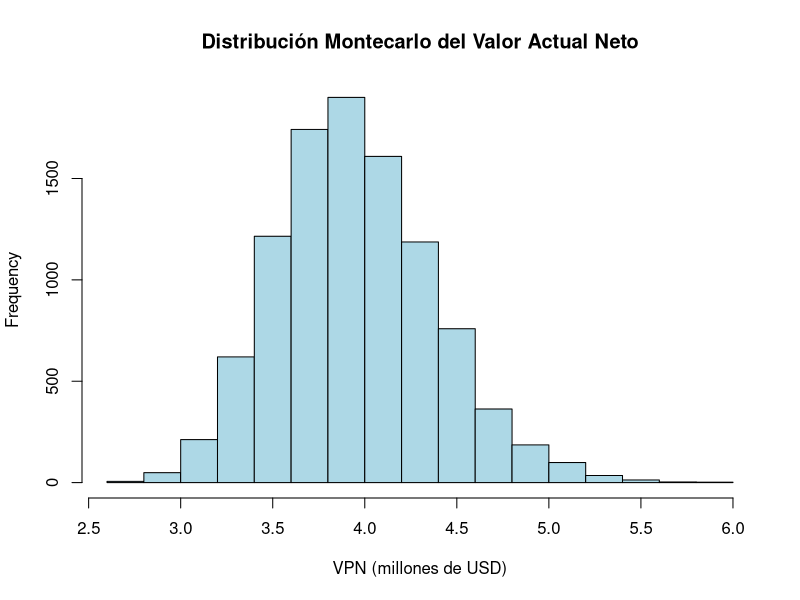

Here is the R script that generated this plot:
## ---- chunk 1
# Instalar paquetes necesarios si no están instalados
if (!require(quantmod)) install.packages("quantmod")
if (!require(dplyr)) install.packages("dplyr")

# Cargar librerías
library(quantmod)
library(dplyr)

# 1. Obtener datos de ingresos históricos trimestrales (extendido con más datos simulados)
set.seed(123)  # Para reproducibilidad
ventas_trimestrales_historicas <- c(
  48000, 50000, 52000, 54000, 56000, 58000, 60000, 62000, 64000, 66000, 
  68000, 70000, 72000, 74000, 76000, 78000, 80000, 82000, 84000, 86000, 
  88000, 90000, 92000, 94000, 96000, 98000, 100000
)  # Ventas simuladas en millones de USD

ventas <- data.frame(Trimestre = 1:length(ventas_trimestrales_historicas), Ventas = ventas_trimestrales_historicas)

# 2. Calcular el crecimiento promedio histórico de las ventas trimestrales
ventas <- ventas %>%
  mutate(var_ventas = c(NA, diff(Ventas)),
         crecimiento = var_ventas / lag(Ventas))

crecimiento_promedio <- mean(ventas$crecimiento, na.rm = TRUE)
cat("Crecimiento promedio histórico trimestral:", crecimiento_promedio, "\n")

# 3. Suposiciones de costos ajustados y otros factores
costos_fijos_pct <- runif(1, 0.08, 0.12)  # Costos fijos
costos_variables_pct <- runif(1, 0.04, 0.06)  # Costos variables

# CAPEX ajustado a menos del 50% de los costos fijos y variables
capex_pct <- min(runif(1, 0.04, 0.05), 0.5 * (costos_fijos_pct + costos_variables_pct))  
wk_pct <- runif(1, 0.02, 0.04)  # Capital de trabajo
wacc <- runif(1, 0.08, 0.12)  # WACC con mayor variación
tax_rate <- 0.21  # Supuesto de tasa de impuestos del 21%
g_perpetuidad <- 0.03  # Crecimiento a perpetuidad del 3%

# 4. Simulación de Montecarlo para 5 años con datos trimestrales
n_simulaciones <- 10000
trimestres_por_anio <- 4
n_trimestres_total <- 5 * trimestres_por_anio
set.seed(123)

# Variable para almacenar la tabla de la primera simulación
primera_simulacion <- NULL

# Proceso de simulación
simulaciones <- replicate(n_simulaciones, {
  ventas_inicial <- ventas$Ventas[length(ventas$Ventas)]
  ventas_proyectadas <- ventas_inicial * cumprod(1 + rnorm(n_trimestres_total, mean = crecimiento_promedio, sd = 0.03))
  
  # Calcular costos en función de las ventas proyectadas
  costos_fijos_sim <- ventas_proyectadas * costos_fijos_pct
  costos_variables_sim <- ventas_proyectadas * costos_variables_pct
  capex_sim <- ventas_proyectadas * capex_pct
  wk_sim <- ventas_proyectadas * wk_pct
  
  # Flujo de caja libre antes de impuestos
  flujo_caja_libre_pre_tax <- ventas_proyectadas - (costos_fijos_sim + costos_variables_sim + capex_sim + wk_sim)
  
  # Flujo de caja libre después de impuestos
  flujo_caja_libre_sim <- flujo_caja_libre_pre_tax * (1 - tax_rate)
  
  # Guardar la primera simulación como ejemplo
  if (is.null(primera_simulacion)) {
    primera_simulacion <<- data.frame(
      Trimestre = 1:n_trimestres_total,
      Ventas = ventas_proyectadas,
      Costos_Fijos = costos_fijos_sim,
      Costos_Variables = costos_variables_sim,
      CAPEX = capex_sim,
      WK = wk_sim,
      Flujo_Caja_Libre = flujo_caja_libre_sim
    )
  }
  
  # Calcular flujo de caja anual
  flujo_caja_anual_sim <- sapply(1:5, function(anio) sum(flujo_caja_libre_sim[((anio - 1) * trimestres_por_anio + 1):(anio * trimestres_por_anio)]))
  
  # Traer los flujos de caja a valor presente usando el WACC
  flujos_vp <- flujo_caja_anual_sim / (1 + wacc)^(1:5)
  
  # Valor a perpetuidad al final del periodo de 5 años
  flujo_perpetuo <- flujo_caja_anual_sim[5] * (1 + g_perpetuidad) / (wacc - g_perpetuidad)
  valor_perpetuidad <- flujo_perpetuo / (1 + wacc)^5
  
  # Retornar la suma de flujos de caja descontados más valor de perpetuidad como proxy del valor de los activos
  sum(flujos_vp) + valor_perpetuidad
})

# 5. Valor promedio de los activos de Apple mediante Montecarlo
cat("\nValor estimado de los activos de Apple mediante Montecarlo (VPN a 5 años + perpetuidad, en millones de USD):", mean(simulaciones) / 1e6, "\n")

# 6. Histograma de las simulaciones
hist(simulaciones / 1e6, main = "Distribución Montecarlo del Valor Actual Neto", 
     xlab = "VPN (millones de USD)", col = "lightblue", border = "black")

# 7. Mostrar tabla de la primera simulación como ejemplo
cat("\nTabla de proyección de la primera simulación:\n")
print(head(primera_simulacion))  # Mostrar solo las primeras filas

